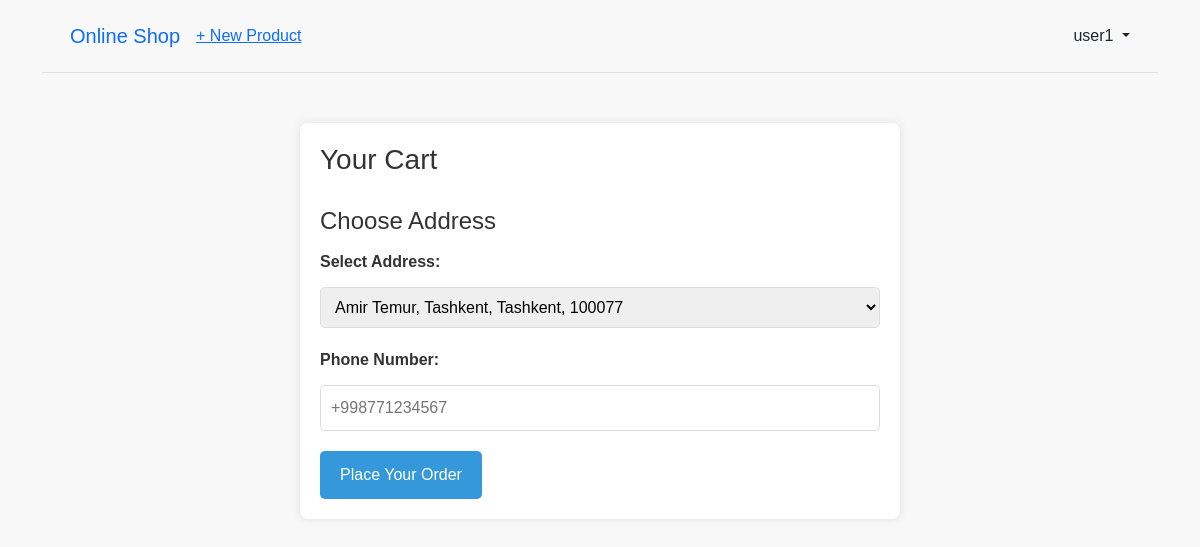
The page /place_order/ (signed in) on the database as committed earlier.
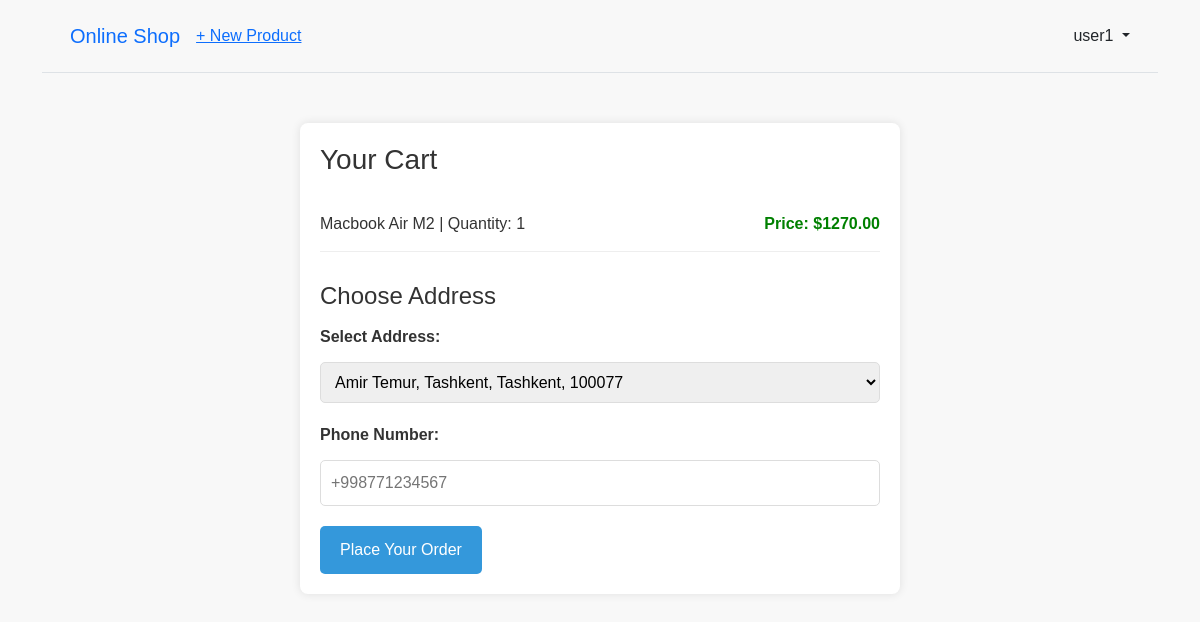
The same page on the database as committed later.
### products/models.py (models this page shows, shortened)
class Cart(models.Model):
    user = models.ForeignKey(CustomUser, on_delete=models.CASCADE, related_name = "user_cart")
    product = models.ForeignKey(Product, on_delete=models.CASCADE)
    quantity = models.PositiveIntegerField(default=0)

class Product(models.Model):
    user = models.ForeignKey(CustomUser, on_delete=models.CASCADE, related_name="products")
    name = models.CharField(max_length=70)
    description = models.CharField(max_length = 200)
    cost = models.DecimalField(max_digits = 10, decimal_places = 2)
    category = models.ForeignKey('Category', on_delete=models.CASCADE)
    paid = models.BooleanField(default=False)
    is_available = models.BooleanField(default=True)

### products/views.py (the view)
# urls.py: path('place_order/', views.place_order, name='place_order'),
@login_required
def place_order(request):
    cart_objects = Cart.objects.filter(user=request.user)
    addresses = Address.objects.filter(user=request.user)
    for cart_object in cart_objects:
        cart_object.total_cost = cart_object.product.cost * cart_object.quantity
    context = {
        'cart_objects': cart_objects,
        'addresses': addresses,
    }
    return render(request, 'orders/place_order.html', context)

### accounts/models.py (called while the page is built)
    def __str__(self):
        return f"{self.street_address}, {self.city}, {self.region}, {self.zip_code}"

### templates/orders/place_order.html (shortened to what this page needs)
{% extends 'base.html' %}
{% block content %}
  <div class="cart-container">
    <h1 class="cart-title">Your Cart</h1>
    <ul class="cart-list">
      {% for cart_object in cart_objects %}
        <li class="cart-item">
          <div class="product-details">
            <span class="product-name">{{ cart_object.product.name }} | </span>
            <span class="quantity">Quantity: {{ cart_object.quantity }}</span>
          </div>
          <span class="price">Price: ${{ cart_object.total_cost }}</span>
        </li>
      {% endfor %}
    </ul>
    <div class="address-section">
      <h2 class="address-title">Choose Address</h2>
      <form method="post" action="{% url 'checkout' %}" class="order-form">
        <div class="form-group">
          <label for="address">Select Address:</label>
          <select name="address" id="address" class="select-address">
            {% for address in addresses %}
              <option value="{{ address.id }}">{{ address }}</option>
            {% endfor %}
          </select>
        </div>
        <div class="form-group">
          <label for="phone">Phone Number:</label>
          <input type="tel" name="phone" id="phone" class="input-phone" placeholder="+998771234567" required>
        </div>
        <button type="submit" class="place-order-btn">Place Your Order</button>
      </form>
    </div>
  </div>
{% endblock %}

Rows that differ between the two databases and show on the page:
added Cart: product.name "Macbook Air M2", quantity "1", total_cost "1270.00"
